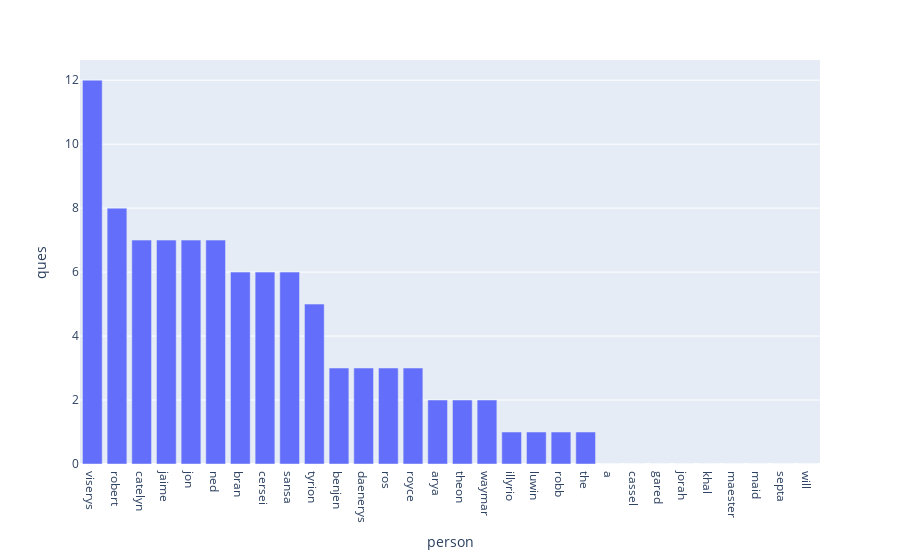

Notebook source saved alongside this figure:
### Code cell
fig = px.bar(df1,
             x="person",
             y="ques")
fig.update_layout(xaxis={'categoryorder':'total descending'})

### Figure 1 — Plotly figure (JSON) as saved in the notebook; plotly's stock layout.template omitted (floating-point values rounded to 4 significant figures)
{"data": [{"alignmentgroup": "True", "hovertemplate": "person=%{x}<br>ques=%{y}<extra></extra>", "legendgroup": "", "marker": {"color": "#636efa"}, "name": "", "offsetgroup": "", "orientation": "v", "showlegend": false, "textposition": "auto", "type": "bar", "x": ["a", "arya", "benjen", "bran", "cassel", "catelyn", "cersei", "daenerys", "gared", "illyrio", "jaime", "jon", "jorah", "khal", "luwin", "maester", "maid", "ned", "robb", "robert", "ros", "royce", "sansa", "septa", "the", "theon", "tyrion", "viserys", "waymar", "will"], "xaxis": "x", "y": [0, 2, 3, 6, 0, 7, 6, 3, 0, 1, 7, 7, 0, 0, 1, 0, 0, 7, 1, 8, 3, 3, 6, 0, 1, 2, 5, 12, 2, 0], "yaxis": "y"}], "layout": {"barmode": "relative", "legend": {"tracegroupgap": 0}, "margin": {"t": 60}, "xaxis": {"anchor": "y", "categoryorder": "total descending", "domain": [0, 1], "title": {"text": "person"}}, "yaxis": {"anchor": "x", "domain": [0, 1], "title": {"text": "ques"}}}}
